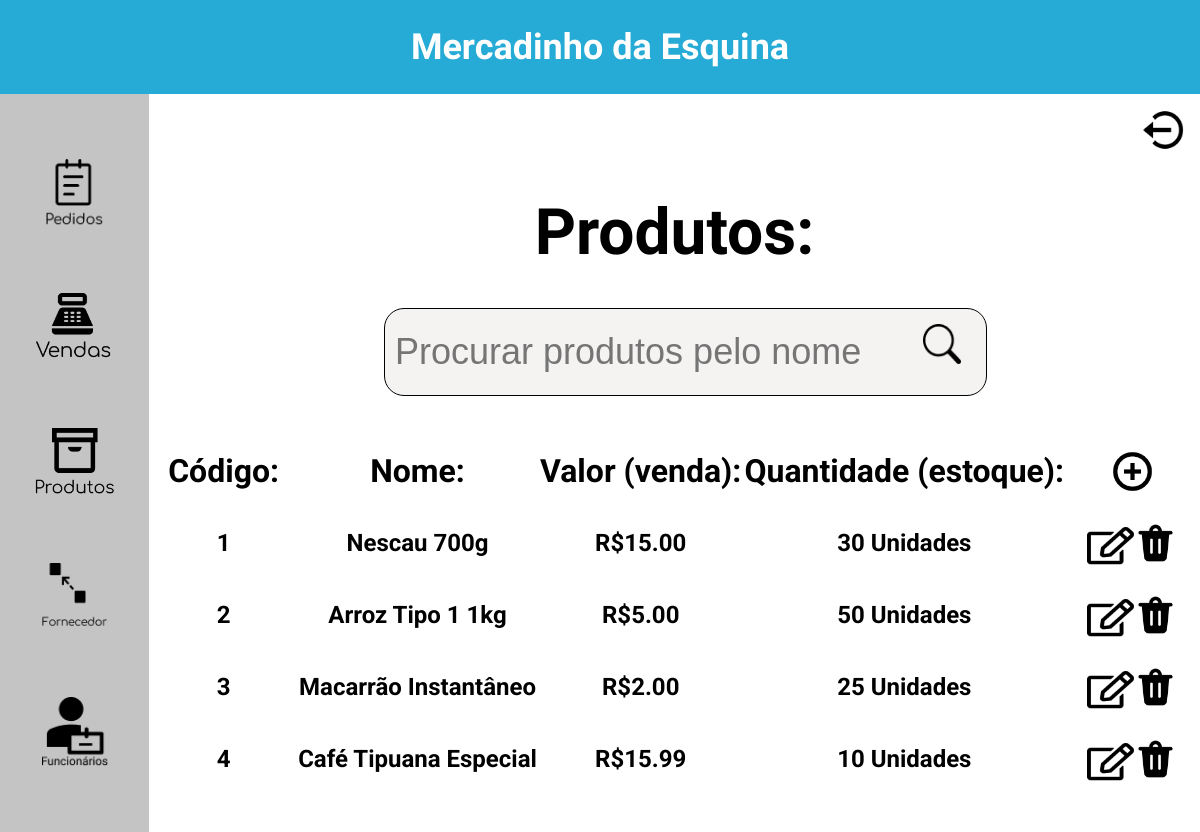
Screenshot of /mercadinho/produtos.php with the database file from the repository.
### tables this page shows
create table produtos (
    id_produto INT NOT NULL PRIMARY KEY AUTO_INCREMENT,
    nome VARCHAR(50) NOT NULL,
    valor DECIMAL(5,2) NOT NULL,
    quantidade INT DEFAULT 0,
    quantidade_pedida INT DEFAULT 0
);

### mercadinho/Classes/Prod.php (the view, shortened to what this page needs)
<?php
class Prod
{
    function listarProduto($nome, $conn){
        if($nome == null){
            $sql = "SELECT *
            FROM produtos";
            $result = $conn->query($sql);
            if ($result->num_rows > 0) {
                while($row = $result->fetch_assoc()) {
                    $id = $row["id_produto"];
                    echo "<tr>".
                         '<td style="text-align: center;"><h2>'.$id.'</h2></td>'.
                         '<td style="text-align: center;"><h2>'.$row["nome"].'</h2></td>'.
                         '<td style="text-align: center;"><h2>R$'.$row["valor"].'</h2></td>'.
                         '<td style="text-align: center;"><h2>'.$row["quantidade"].' Unidades</h2></td>'.
                         '<td style="text-align: center;"><a href="produtos_editar.php?id='.$id.'&edt=editar%21"/>'.
                            '<img src="assets/Edit.png" style="height: 38px;">'.
                         "</a>".
                         '<a href="produtos.php?id='.$id.'&rmv=Remover%21"/>'.
                            '<img src="assets/delete.png" style="height: 43px;">'.
                         "</a></td>".
                         "</tr>";
                }
            }
        }
    }
}

### mercadinho/styles/styles.css (style rules this page uses)
* { margin: 0; padding: 0; box-sizing: border-box; }
html, body, #root { min-height: 100vh; width: 100vw; }
body { padding-top: 94px; display: flex; flex-direction: column; align-items: center; }
h1, h2, h3 { font-family: 'Roboto'; }
th, td { height: 70px; white-space: nowrap; }

### rows the page displays
produtos: id_produto "1", nome "Nescau 700g", valor "15.00", quantidade "30"
produtos: id_produto "2", nome "Arroz Tipo 1 1kg", valor "5.00", quantidade "50"
produtos: id_produto "3", nome "Macarrão Instantâneo", valor "2.00", quantidade "25"
produtos: id_produto "4", nome "Café Tipuana Especial", valor "15.99", quantidade "10"
